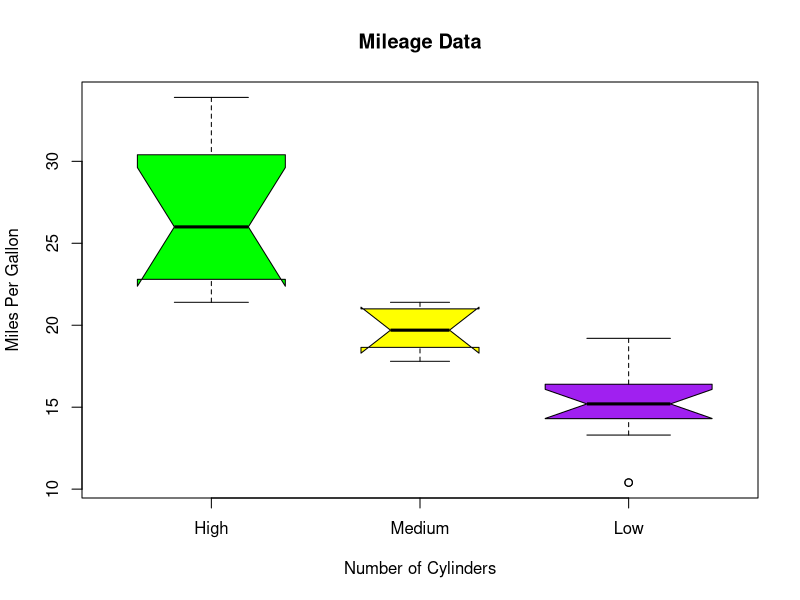

Here is the R script that generated this plot:
# Give the chart file a name.
png(file = "boxplot_with_notch.png")

# Plot the chart.
boxplot(mpg ~ cyl, data = mtcars, 
        xlab = "Number of Cylinders",
        ylab = "Miles Per Gallon", 
        main = "Mileage Data",
        notch = TRUE, 
        varwidth = TRUE, 
        col = c("green","yellow","purple"),
        names = c("High","Medium","Low")
)
# Save the file.
dev.off()